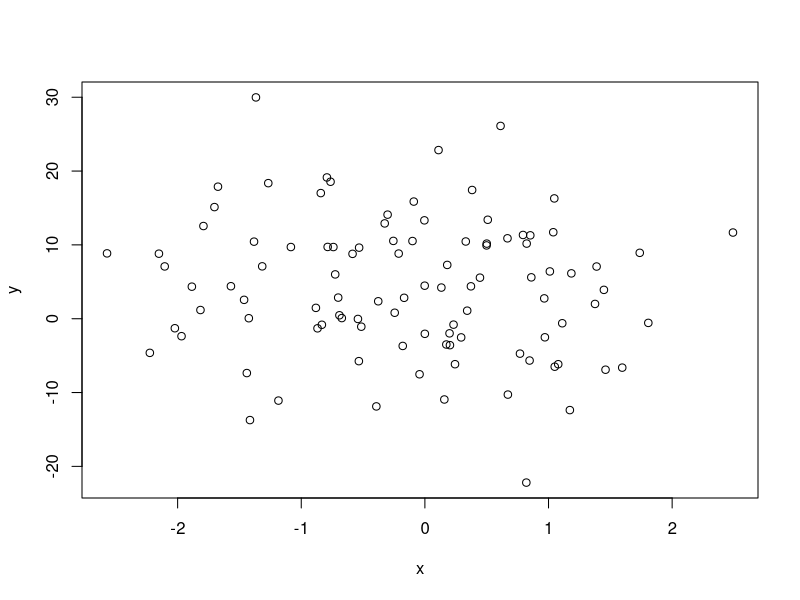
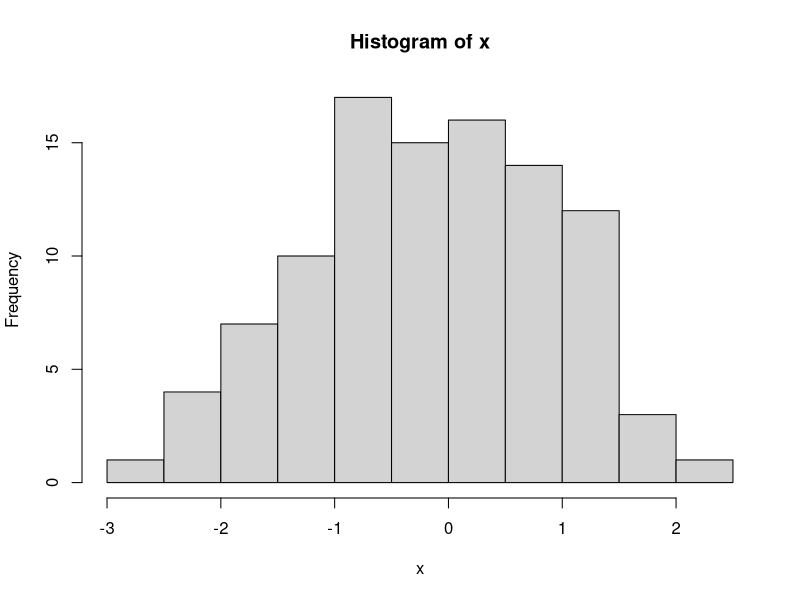
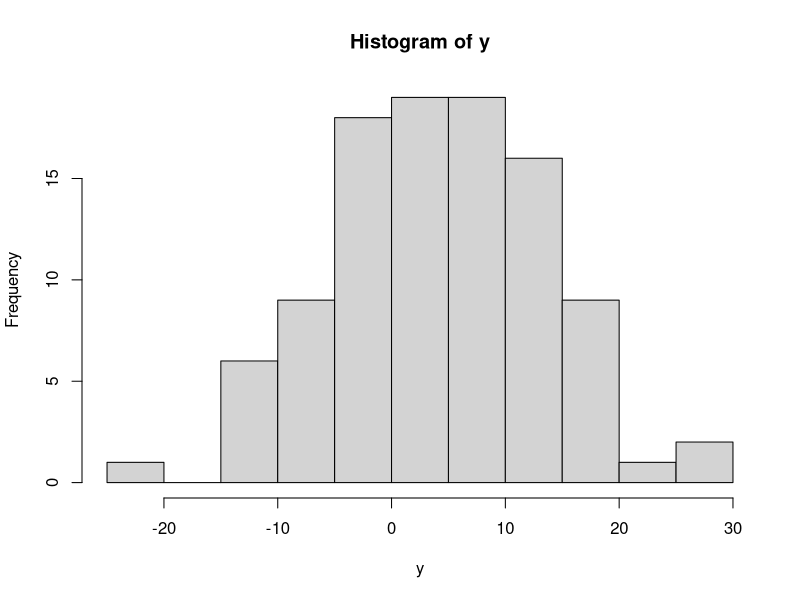

Write R code to recreate these figures, in order.
## ---- chunk 1
knitr::opts_chunk$set(echo = TRUE)
## ---- chunk 2
x = rnorm(n = 100, mean = 0, sd = 1)
y = rnorm(n = 100, mean = 5, sd = 10)
## ---- chunk 3
plot(x,y)
## ---- chunk 4
hist(x)
hist(y)
